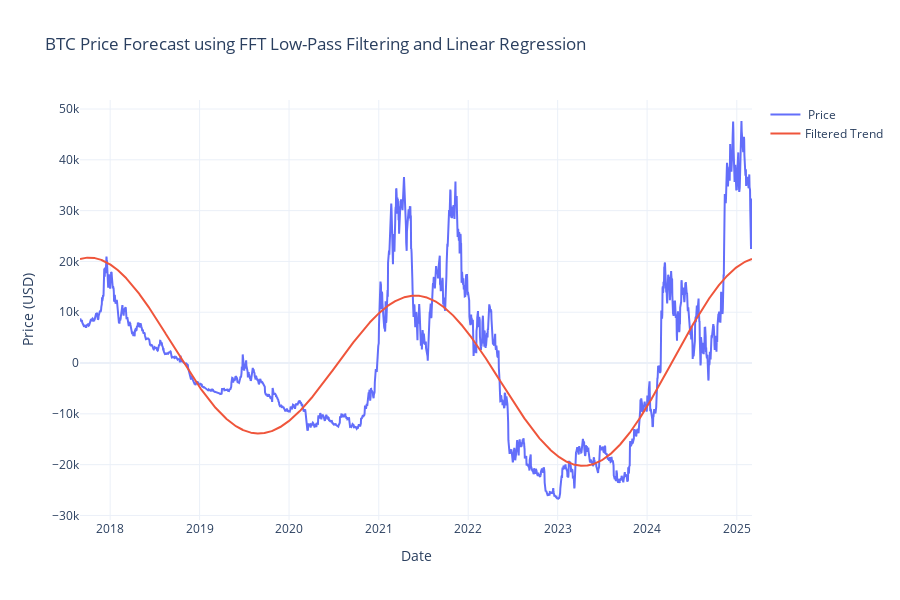

This figure's notebook cell:
### Code cell
# 低通滤波
# 取正频率部分
positive_freq = frequencies > 0
xf = frequencies[positive_freq]
yf = fft_coeffs[positive_freq]

# 自适应阈值选择：基于累积能量占比
power_threshold = 0.1 # 保留能量的比例
spectrum_power = np.abs(yf) ** 2  # 频谱能量
cumulative_energy = np.cumsum(spectrum_power) / np.sum(spectrum_power)  # 累积能量占比
threshold_index = np.argmax(cumulative_energy > power_threshold)
threshold_freq = xf[threshold_index]  # 对应的频率阈值

# threshold_freq = 0.004

print("threshold_freq:",threshold_freq)

# 设置低通滤波的截止频率（这里 cutoff 为相对频率阈值，可调）
# cutoff = 0.001
cutoff = threshold_freq

# 对高于截止频率的成分置零
filtered_fft = fft_coeffs.copy()
filtered_fft[np.abs(freqs) > cutoff] = 0

# 利用逆 FFT 得到滤波后的对数价格信号（趋势）
filtered_log = np.fft.ifft(filtered_fft).real

# 将滤波后的对数价格转换为实际价格
# filtered_price = np.exp(filtered_log)
filtered_price = filtered_log

# -------------------------------
# 3. 对滤波后（低频趋势）的信号进行预测
# 这里采用线性回归在对数价格（趋势）上进行外推预测
# 构造 DataFrame 保存滤波后的数据
trend_df = pd.DataFrame({
    'Filtered_Log': filtered_log,
    'Filtered_Price': filtered_price
}, index=df.index)

# 用时间（天数）作为自变量
trend_df['Time'] = (trend_df.index - trend_df.index[0]).days
X = trend_df['Time'].values.reshape(-1, 1)
y = trend_df['Filtered_Log'].values

# 拟合线性回归模型
lr_model = LinearRegression()
lr_model.fit(X, y)

# -------------------------------
# 4. 绘图展示结果（使用 Plotly）
fig = go.Figure()
# 原始数据
fig.add_trace(go.Scatter(x=df.index, y=df['Detrended'], mode='lines', name=' Price'))
# 低通滤波后的趋势
fig.add_trace(go.Scatter(x=trend_df.index, y=trend_df['Filtered_Log'], mode='lines', name='Filtered Trend'))

fig.update_layout(
    title='BTC Price Forecast using FFT Low-Pass Filtering and Linear Regression',
    xaxis_title='Date',
    yaxis_title='Price (USD)',
    template='plotly_white',
    height=600
)
fig.show()

### Figure 1 — Plotly figure (JSON) as saved in the notebook; plotly's stock layout.template omitted (floating-point values rounded to 4 significant figures; data arrays with more than 128 entries replaced by an {"elided": "..."} marker saying what was removed)
{"data": [{"mode": "lines", "name": " Price", "x": {"elided": "2743 str values"}, "y": {"elided": "2743 float values"}, "type": "scatter"}, {"mode": "lines", "name": "Filtered Trend", "x": {"elided": "2743 str values"}, "y": {"elided": "2743 float values"}, "type": "scatter"}], "layout": {"title": {"text": "BTC Price Forecast using FFT Low-Pass Filtering and Linear Regression"}, "xaxis": {"title": {"text": "Date"}}, "yaxis": {"title": {"text": "Price (USD)"}}, "height": 600}}
